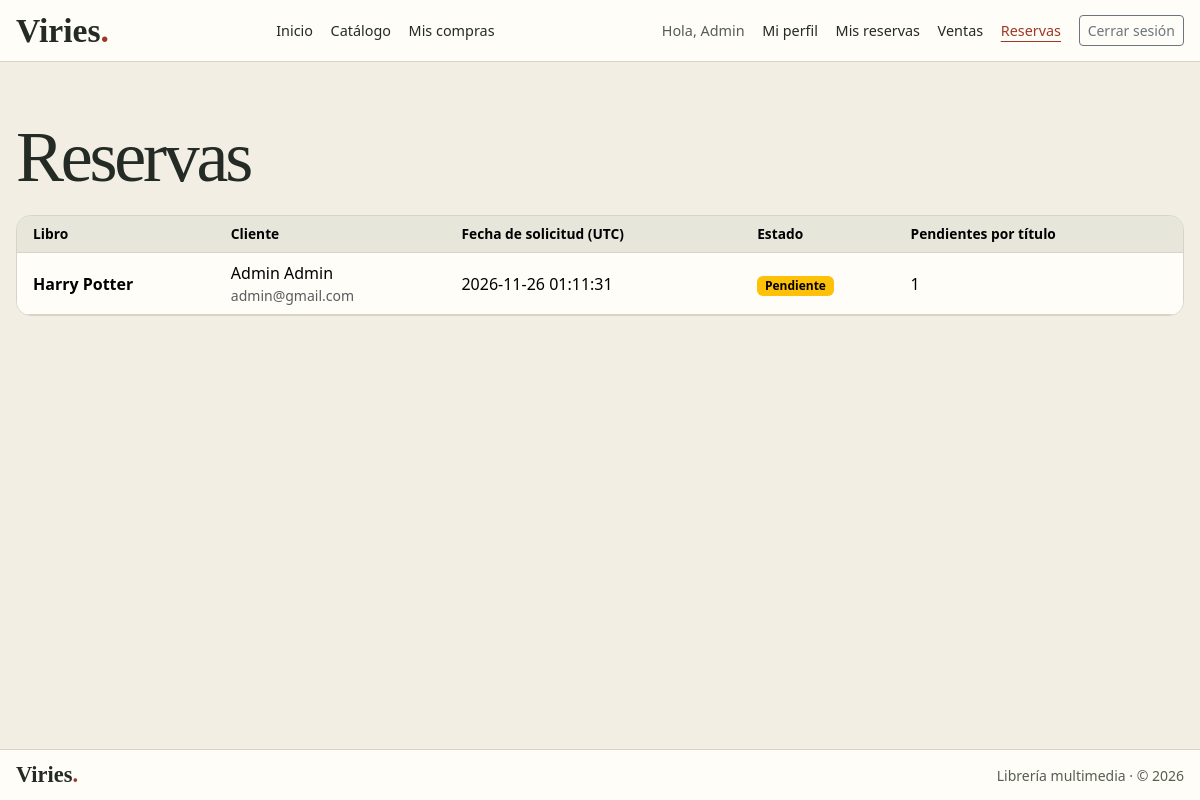
/productos/reservas (signed in), run on the app's committed database.
### db.py (models this page shows)
class Base(DeclarativeBase):
    pass

class Reserva(Base):
    __tablename__ = "reserva"
    usuario_id: Mapped[int] = mapped_column(ForeignKey("usuario.id"), primary_key=True)
    id_producto: Mapped[int] = mapped_column(ForeignKey("producto.id_producto"), primary_key=True)
    fecha_creacion: Mapped[str] = mapped_column(Text, server_default=func.current_timestamp())

class Producto(Base):
    __tablename__ = "producto"
    __table_args__ = {"sqlite_autoincrement": True}
    id_producto: Mapped[int] = mapped_column(primary_key=True)
    nombre: Mapped[str] = mapped_column(Text)
    autor: Mapped[str] = mapped_column(Text)
    tipo_articulo: Mapped[str] = mapped_column(Text)
    genero: Mapped[str] = mapped_column(Text)
    idioma: Mapped[str] = mapped_column(Text)
    anio: Mapped[int]
    precio: Mapped[float] = mapped_column(Float)
    stock: Mapped[int]
    edad_minima: Mapped[int | None]
    edad_maxima: Mapped[int | None]

class Usuario(Base):
    __tablename__ = "usuario"
    __table_args__ = {"sqlite_autoincrement": True}
    id: Mapped[int] = mapped_column(primary_key=True)
    nombre: Mapped[str] = mapped_column(Text)
    apellido: Mapped[str] = mapped_column(Text)
    email: Mapped[str] = mapped_column(Text, unique=True)
    password_hash: Mapped[str] = mapped_column(Text)
    rol_id: Mapped[int]
    medio: Mapped[str] = mapped_column(Text)

### productos.py (the view)
@bp_productos.route("/reservas")
def listar_reservas():
    if session.get("usuario_id") is None:
        return redirect(url_for("login"))
    if not es_administrador():
        abort(403)
    with abrir_sesion() as datos:
        reservas = datos.execute(
            select(
                Producto.nombre.label("libro"), Usuario.nombre, Usuario.apellido,
                Usuario.email, Reserva.fecha_creacion,
                func.count().over(partition_by=Reserva.id_producto).label("pendientes"),
            )
            .select_from(Reserva)
            .join(Producto, Producto.id_producto == Reserva.id_producto)
            .join(Usuario, Usuario.id == Reserva.usuario_id)
            .order_by(Reserva.fecha_creacion, literal_column("reserva.rowid"))
        ).all()
    return render_template("productos/reservas.html", reservas=reservas, administracion=True)

### db.py (called while the page is built)
def abrir_sesion():
    return current_app.extensions["viries_db"]()

### productos.py (called while the page is built)
def es_administrador():
    return session.get("rol_id") == 1

### templates/productos/reservas.html (shortened to what this page needs)
{% extends 'viries-base.html' %}
{% set titulo = 'Reservas' if administracion else 'Mis reservas' %}
{% block content %}
<h1>{{ titulo }}</h1>
<div class="table-responsive results-paper" tabindex="0" role="region" aria-label="{{ titulo }}">
    <table class="table table-hover align-middle mb-0">
        <thead class="table-heading">
            <tr>
                <th scope="col" class="ps-3">Libro</th>
                {% if administracion %}<th scope="col">Cliente</th>{% endif %}
                <th scope="col">Fecha de solicitud (UTC)</th>
                <th scope="col">Estado</th>
                <th scope="col" class="pe-3">{{ 'Pendientes por título' if administracion else 'Acción' }}</th>
            </tr>
        </thead>
        <tbody>
            {% for reserva in reservas %}
                <tr>
                    <th scope="row" class="ps-3">{{ reserva.libro }}</th>
                    {% if administracion %}
                        <td>{{ reserva.nombre }} {{ reserva.apellido }}<span class="d-block small text-body-secondary">{{ reserva.email }}</span></td>
                    {% endif %}
                    <td class="text-nowrap">{{ reserva.fecha_creacion }}</td>
                    <td><span class="badge text-bg-warning">Pendiente</span></td>
                    <td class="pe-3">
                        {% if administracion %}
                            {{ reserva.pendientes }}
                        {% else %}
                            <form method="post" action="{{ url_for('productos.cancelar_reserva', id_producto=reserva.id_producto) }}">
                                <button class="btn btn-sm btn-outline-danger" type="submit" aria-label="Cancelar reserva de {{ reserva.libro }}">Cancelar</button>
                            </form>
                        {% endif %}
                    </td>
                </tr>
            {% else %}
                <tr>
                    <td colspan="{{ 5 if administracion else 4 }}" class="py-4 text-center text-body-secondary">
                        {{ 'No hay reservas pendientes.' if administracion else 'No tenés reservas pendientes.' }}
                    </td>
                </tr>
            {% endfor %}
        </tbody>
    </table>
</div>
{% endblock %}

### static/css/viries.css (style rules this page uses)
:root { --paper: #fffdf8; --canvas: #f2eee4; --ink: #242b24; --muted: #555e50; --line: #d8d3c6; --accent: #9d3827; --accent-hover: #7d2a1d; --focus: #126b94; --display: "Iowan Old Style", "Palatino Linotype", Palatino, Georgia, serif; --bs-body-color: var(--ink); --bs-body-bg: var(--canvas); --bs-link-color-rgb: 157, 56, 39; --bs-link-hover-color-rgb: 125, 42, 29; }
body { display: flex; flex-direction: column; min-height: 100vh; }
h1, .shelf-title, .wordmark { font-family: var(--display); }
h1 { font-size: clamp(2.5rem, 7vw, 4.5rem); line-height: .98; letter-spacing: -.045em; margin-bottom: 1.4rem; }
.paper, .results-paper { background: var(--paper); border: 1px solid var(--line); border-radius: .9rem; }
.results-paper { overflow-x: auto; }
.table { --bs-table-bg: var(--paper); --bs-table-border-color: var(--line); }
.table-heading { --bs-table-bg: #e7e6db; }
.table-heading th { font-size: .86rem; }

### data on the page
Reserva: libro "Harry Potter", nombre "Admin", apellido "Admin", email "admin@gmail.com", fecha_creacion "2026-11-26 01:11:31", pendientes "1"

### other printed values
{{ label }} "Inicio" "Catálogo" "Mis compras"
{{ session.get('usuario_nombre') }} "Admin"
{{ titulo }} "Reservas"
{{ 'Pendientes por título' if administracion else 'Acción' }} "Pendientes por título"
